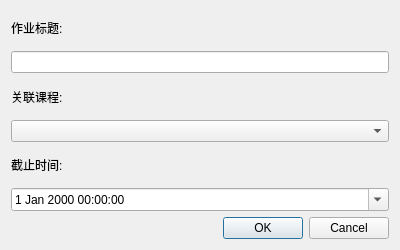
<?xml version="1.0" encoding="UTF-8"?>
<ui version="4.0">
 <class>AddHomeworkDialog</class>
 <widget class="QDialog" name="AddHomeworkDialog">
  <property name="geometry">
   <rect>
    <x>0</x>
    <y>0</y>
    <width>400</width>
    <height>250</height>
   </rect>
  </property>
  <property name="windowTitle">
   <string>添加作业</string>
  </property>
  <layout class="QVBoxLayout" name="verticalLayout">
   <item>
    <widget class="QLabel" name="label_title">
     <property name="text">
      <string>作业标题:</string>
     </property>
    </widget>
   </item>
   <item>
    <widget class="QLineEdit" name="editTitle"/>
   </item>
   <item>
    <widget class="QLabel" name="label_course">
     <property name="text">
      <string>关联课程:</string>
     </property>
    </widget>
   </item>
   <item>
    <widget class="QComboBox" name="comboCourses"/>
   </item>
   <item>
    <widget class="QLabel" name="label_deadline">
     <property name="text">
      <string>截止时间:</string>
     </property>
    </widget>
   </item>
   <item>
    <widget class="QDateTimeEdit" name="editDeadline">
     <property name="calendarPopup">
      <bool>true</bool>
     </property>
     <property name="dateTime">
      <datetime>2024-06-30T00:00:00</datetime>
     </property>
    </widget>
   </item>
   <item>
    <widget class="QDialogButtonBox" name="buttonBox">
     <property name="orientation">
      <enum>Qt::Horizontal</enum>
     </property>
     <property name="standardButtons">
      <set>QDialogButtonBox::Cancel|QDialogButtonBox::Ok</set>
     </property>
    </widget>
   </item>
  </layout>
 </widget>
 <resources/>
 <connections>
  <connection>
   <sender>buttonBox</sender>
   <signal>accepted()</signal>
   <receiver>AddHomeworkDialog</receiver>
   <slot>accept()</slot>
  </connection>
  <connection>
   <sender>buttonBox</sender>
   <signal>rejected()</signal>
   <receiver>AddHomeworkDialog</receiver>
   <slot>reject()</slot>
  </connection>
 </connections>
</ui>
